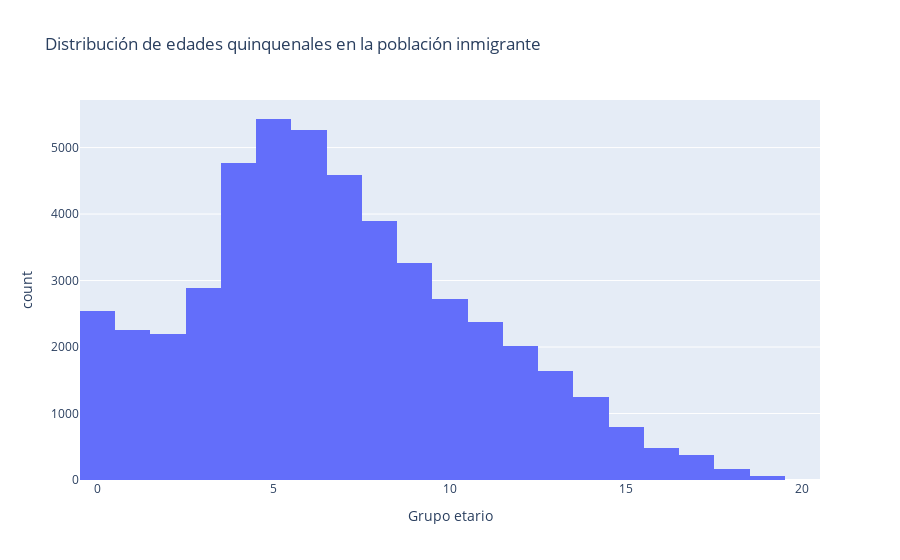

Notebook source saved alongside this figure:
### Code cell
import plotly.express as px

# Crear el histograma con el eje y como "cantidad de personas" y el eje x como "grupo etario"
fig = px.histogram(df, x="EDAT_Q", histfunc="count",
                   title="Distribución de edades quinquenales en la población inmigrante",
                   labels={"EDAT_Q": "Grupo etario"})

# Mostrar el gráfico
fig.show()

### Figure 1 — Plotly figure (JSON) as saved in the notebook; plotly's stock layout.template omitted (floating-point values rounded to 4 significant figures; data arrays with more than 128 entries replaced by an {"elided": "..."} marker saying what was removed)
{"data": [{"alignmentgroup": "True", "bingroup": "x", "histfunc": "count", "hovertemplate": "Grupo etario=%{x}<br>count=%{y}<extra></extra>", "legendgroup": "", "marker": {"color": "#636efa", "pattern": {"shape": ""}}, "name": "", "offsetgroup": "", "orientation": "v", "showlegend": false, "type": "histogram", "x": {"elided": "48972 int values"}, "xaxis": "x", "yaxis": "y"}], "layout": {"barmode": "relative", "legend": {"tracegroupgap": 0}, "title": {"text": "Distribución de edades quinquenales en la población inmigrante"}, "xaxis": {"anchor": "y", "domain": [0, 1], "title": {"text": "Grupo etario"}}, "yaxis": {"anchor": "x", "domain": [0, 1], "title": {"text": "count"}}}}
